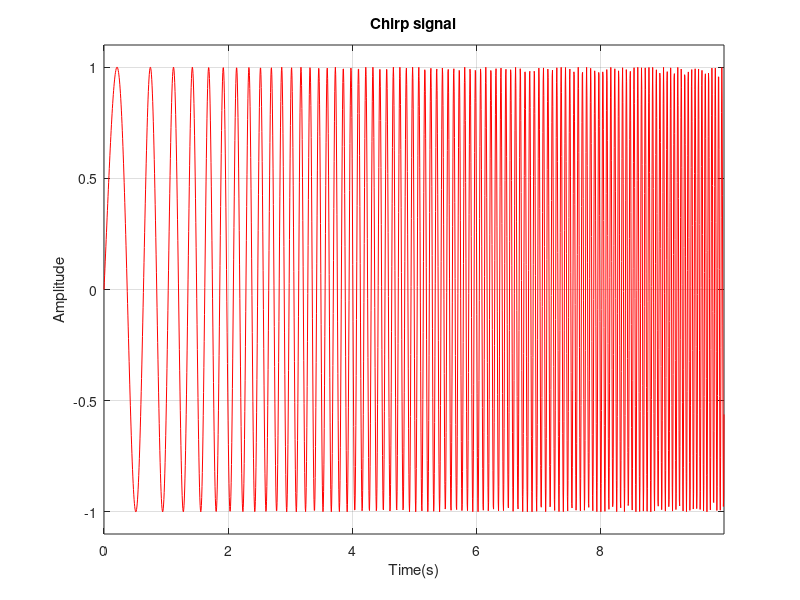

Source code (MATLAB):
close all; clear; clc;
A = 1; %%amplitud
fo = 1; %%frecuencia inicial
f1 = 10; %%frecuencia final
t1 = 10; %%ventana de tiempo
Fs = 20*f1; %%frecuencia de muestreo
Ts = 1/Fs; %%periodo de muestreo
t = 0:Ts:t1-Ts; %%vector de tiempo
f = ((f1-fo)/ t1).*t+fo; %%variacion lineal de frecuencias 
w = 2*pi.*f; %%frecuencia angular
signal = A*sin(w.*t); %%senial chirp

figure;
plot(t,signal, 'r');
xlabel('Time(s)');
ylabel('Amplitude');
axis([t(1) t(end) A*-1.1 A*1.1]);
title('Chirp signal');
grid on;
